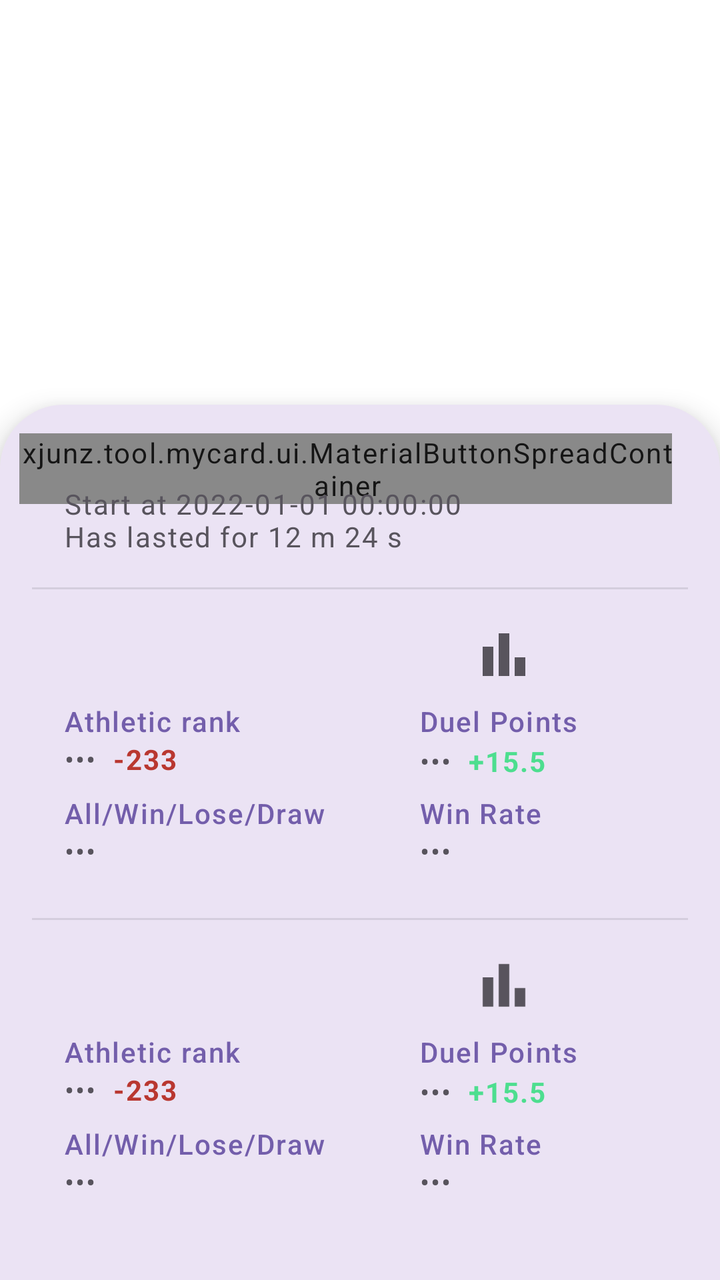
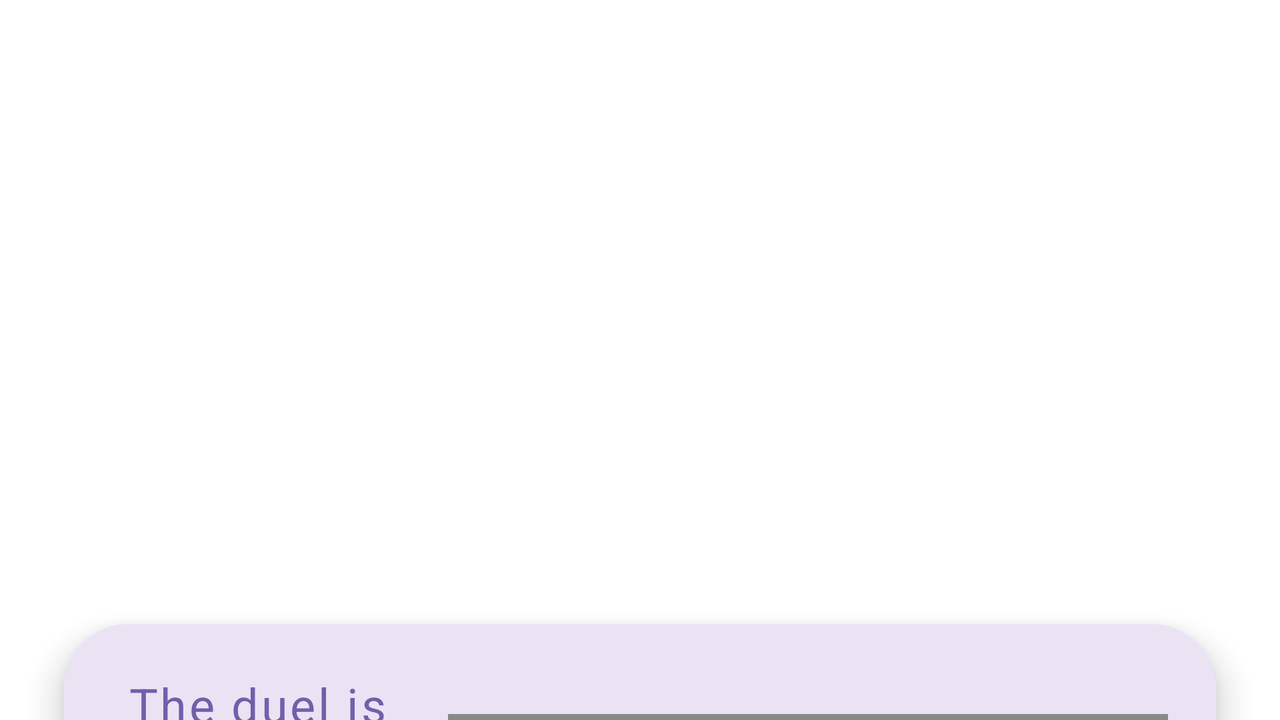

Two renders of one Android screen. The first uses the default layout on a phone; the second uses the alternative layout the repository ships for a different screen configuration, on a matching device. The two XML files are below.
<!-- AndroidManifest.xml: activity theme Base.AppTheme.Translucent.Details -->
<!-- res/layout/activity_duel_details.xml -->
<?xml version="1.0" encoding="utf-8"?>
<androidx.coordinatorlayout.widget.CoordinatorLayout xmlns:android="http://schemas.android.com/apk/res/android"
    xmlns:app="http://schemas.android.com/apk/res-auto"
    xmlns:tools="http://schemas.android.com/tools"
    android:layout_width="match_parent"
    android:layout_height="wrap_content"
    android:alpha=".92">

    <androidx.constraintlayout.widget.ConstraintLayout
        android:id="@+id/info_container"
        android:layout_width="match_parent"
        android:layout_height="wrap_content"
        android:clipToPadding="false"
        android:elevation="@dimen/bottom_sheet_elevation"
        android:paddingHorizontal="@dimen/spacing_normal"
        app:backgroundTint="?colorSurface"
        app:behavior_hideable="true"
        app:layout_behavior="com.google.android.material.bottomsheet.BottomSheetBehavior"
        app:shapeAppearance="@style/ShapeAppearanceOverlay.BottomSheet">

        <androidx.appcompat.widget.AppCompatTextView
            android:id="@+id/tv_status"
            android:layout_width="0dp"
            android:layout_height="wrap_content"
            android:layout_gravity="center"
            android:layout_marginStart="@dimen/spacing_normal"
            android:layout_marginTop="@dimen/spacing_large"
            android:layout_marginEnd="8dp"
            android:paddingVertical="@dimen/spacing_unit"
            android:textAppearance="?textAppearanceHeadline5"
            android:textColor="?colorPrimary"
            app:autoSizeTextType="uniform"
            app:layout_constraintEnd_toStartOf="@+id/container_btn_spectate"
            app:layout_constraintStart_toStartOf="parent"
            app:layout_constraintTop_toTopOf="parent"
            tools:text="The duel is ended" />

        <xjunz.tool.mycard.ui.MaterialButtonSpreadContainer
            android:id="@+id/container_btn_spectate"
            android:layout_width="wrap_content"
            android:layout_height="wrap_content"
            android:layout_marginEnd="8dp"
            app:layout_constraintBottom_toBottomOf="@id/tv_status"
            app:layout_constraintEnd_toEndOf="parent"
            app:layout_constraintTop_toTopOf="@id/tv_status"
            app:spreadAlpha="0.48"
            app:spreadAutoStart="false"
            app:spreadCenterColor="?colorSurface"
            app:spreadColor="?colorPrimary"
            app:spreadCount="3"
            app:spreadHorizontal="16dp"
            app:spreadStyle="fill"
            app:spreadVertical="8dp">

            <com.google.android.material.button.MaterialButton
                android:id="@+id/btn_spectate"
                style="@style/Widget.Material3.Button.Icon"
                android:layout_width="wrap_content"
                android:layout_height="wrap_content"
                android:insetTop="@dimen/spacing_small"
                android:insetBottom="@dimen/spacing_small"
                android:text="@string/spectate"
                app:icon="@drawable/ic_twotone_eye_24" />

        </xjunz.tool.mycard.ui.MaterialButtonSpreadContainer>

        <TextView
            android:id="@+id/tv_prompt"
            android:layout_width="0dp"
            android:layout_height="wrap_content"
            android:layout_marginTop="@dimen/spacing_unit"
            app:layout_constraintEnd_toEndOf="@+id/container_btn_spectate"
            app:layout_constraintStart_toStartOf="@id/tv_status"
            app:layout_constraintTop_toBottomOf="@id/tv_status"
            tools:text="Start at 2022-01-01 00:00:00\nHas lasted for 12 m 24 s" />

        <com.google.android.material.divider.MaterialDivider
            android:id="@+id/divider_top"
            android:layout_width="match_parent"
            android:layout_height="1dp"
            android:layout_marginTop="16dp"
            app:dividerColor="@color/material_on_surface_stroke"
            app:layout_constraintTop_toBottomOf="@+id/tv_prompt" />

        <androidx.core.widget.NestedScrollView
            android:layout_width="match_parent"
            android:layout_height="wrap_content"
            app:layout_constraintTop_toBottomOf="@+id/divider_top">

            <androidx.constraintlayout.widget.ConstraintLayout
                android:layout_width="match_parent"
                android:layout_height="wrap_content">

                <include
                    android:id="@+id/player_info_1"
                    layout="@layout/layout_player_info"
                    android:layout_width="match_parent"
                    android:layout_height="wrap_content"
                    android:layout_marginTop="@dimen/spacing_unit" />

                <com.google.android.material.divider.MaterialDivider
                    android:id="@+id/divider_medium"
                    android:layout_width="match_parent"
                    android:layout_height="1dp"
                    app:dividerColor="@color/material_on_surface_stroke"
                    app:layout_constraintTop_toBottomOf="@+id/player_info_1" />

                <include
                    android:id="@+id/player_info_2"
                    layout="@layout/layout_player_info"
                    android:layout_width="match_parent"
                    android:layout_height="wrap_content"
                    app:layout_constraintTop_toBottomOf="@id/divider_medium" />

                <androidx.constraintlayout.widget.Barrier
                    android:id="@+id/barrier_bott"
                    android:layout_width="wrap_content"
                    android:layout_height="wrap_content"
                    app:barrierDirection="bottom"
                    app:constraint_referenced_ids="player_info_1,player_info_2" />

            </androidx.constraintlayout.widget.ConstraintLayout>
        </androidx.core.widget.NestedScrollView>
    </androidx.constraintlayout.widget.ConstraintLayout>
</androidx.coordinatorlayout.widget.CoordinatorLayout>
<!-- res/layout/layout_player_info.xml (included above) -->
<?xml version="1.0" encoding="utf-8"?>
<androidx.constraintlayout.widget.ConstraintLayout xmlns:android="http://schemas.android.com/apk/res/android"
    xmlns:app="http://schemas.android.com/apk/res-auto"
    xmlns:tools="http://schemas.android.com/tools"
    android:layout_width="match_parent"
    android:layout_height="wrap_content"
    android:paddingHorizontal="@dimen/spacing_normal"
    android:paddingVertical="@dimen/spacing_normal">

    <TextView
        android:id="@+id/tv_player_name"
        android:layout_width="0dp"
        android:layout_height="wrap_content"
        android:layout_marginEnd="8dp"
        android:gravity="center_vertical"
        android:textAppearance="@style/TextAppearance.Material3.HeadlineSmall"
        android:textColor="@color/color_text_player_name_detail"
        app:autoSizeMaxTextSize="32sp"
        app:autoSizeMinTextSize="16sp"
        app:autoSizeTextType="uniform"
        app:layout_constraintEnd_toStartOf="@+id/ib_history"
        app:layout_constraintHorizontal_bias="1.0"
        app:layout_constraintStart_toStartOf="parent"
        app:layout_constraintTop_toTopOf="parent"
        tools:text="@tools:sample/full_names" />

    <TextView
        android:id="@+id/tv_rank_delta"
        android:layout_width="wrap_content"
        android:layout_height="wrap_content"
        android:layout_marginStart="8dp"
        android:gravity="center_vertical"
        android:textColor="@color/color_text_rank_delta"
        android:textStyle="bold"
        app:drawableTint="@color/color_text_rank_delta"
        app:layout_constraintBottom_toBottomOf="@+id/tv_rank"
        app:layout_constraintStart_toEndOf="@+id/tv_rank"
        app:layout_constraintTop_toTopOf="@+id/tv_rank"
        tools:text="-233"
        tools:textColor="?colorError" />

    <TextView
        android:id="@+id/tv_dp_delta"
        android:layout_width="wrap_content"
        android:layout_height="wrap_content"
        android:layout_marginStart="8dp"
        android:gravity="center_vertical"
        android:textColor="@color/color_text_rank_delta"
        android:textStyle="bold"
        app:drawableTint="@color/color_text_rank_delta"
        app:layout_constraintBottom_toBottomOf="@+id/tv_dp"
        app:layout_constraintStart_toEndOf="@+id/tv_dp"
        app:layout_constraintTop_toTopOf="@+id/tv_dp"
        app:layout_constraintVertical_bias="1.0"
        tools:text="+15.5"
        tools:textColor="#3edc85" />

    <TextView
        android:id="@+id/tv_label_stats"
        android:layout_width="wrap_content"
        android:layout_height="0dp"
        android:layout_marginTop="@dimen/spacing_unit"
        android:text="@string/all_win_lose_draw"
        android:textAppearance="?textAppearanceLabelLarge"
        android:textColor="?colorPrimary"
        app:layout_constraintStart_toStartOf="parent"
        app:layout_constraintTop_toBottomOf="@+id/tv_rank" />

    <androidx.constraintlayout.widget.Guideline
        android:id="@+id/gl_center_horizontal"
        android:layout_width="wrap_content"
        android:layout_height="wrap_content"
        android:orientation="vertical"
        app:layout_constraintGuide_percent="0.6" />

    <TextView
        android:id="@+id/tv_stats"
        android:layout_width="wrap_content"
        android:layout_height="wrap_content"
        android:text="@string/loading"
        app:layout_constraintStart_toStartOf="@+id/tv_label_stats"
        app:layout_constraintTop_toBottomOf="@+id/tv_label_stats" />

    <TextView
        android:id="@+id/tv_label_win_rate"
        android:layout_width="wrap_content"
        android:layout_height="wrap_content"
        android:text="@string/win_rate"
        android:textAppearance="@style/TextAppearance.Material3.LabelLarge"
        android:textColor="?colorPrimary"
        app:layout_constraintStart_toStartOf="@+id/gl_center_horizontal"
        app:layout_constraintTop_toTopOf="@+id/tv_label_stats" />

    <TextView
        android:id="@+id/tv_label_rank"
        android:layout_width="wrap_content"
        android:layout_height="wrap_content"
        android:layout_marginTop="8dp"
        android:text="@string/rank"
        android:textAppearance="@style/TextAppearance.Material3.LabelLarge"
        android:textColor="?colorPrimary"
        app:layout_constraintStart_toStartOf="@+id/tv_player_name"
        app:layout_constraintTop_toBottomOf="@+id/tv_player_name" />

    <TextView
        android:id="@+id/tv_label_dp"
        android:layout_width="wrap_content"
        android:layout_height="wrap_content"
        android:text="@string/duel_points"
        android:textAppearance="@style/TextAppearance.Material3.LabelLarge"
        android:textColor="?colorPrimary"
        app:layout_constraintStart_toStartOf="@+id/gl_center_horizontal"
        app:layout_constraintTop_toTopOf="@+id/tv_label_rank" />

    <TextView
        android:id="@+id/tv_win_rate"
        android:layout_width="wrap_content"
        android:layout_height="wrap_content"
        android:tag="1"
        android:text="@string/loading"
        app:layout_constraintStart_toStartOf="@+id/tv_label_win_rate"
        app:layout_constraintTop_toTopOf="@+id/tv_stats" />

    <TextView
        android:id="@+id/tv_rank"
        android:layout_width="wrap_content"
        android:layout_height="wrap_content"
        android:tag="1"
        android:text="@string/loading"
        app:layout_constraintStart_toStartOf="@+id/tv_label_rank"
        app:layout_constraintTop_toBottomOf="@+id/tv_label_rank" />

    <TextView
        android:id="@+id/tv_dp"
        android:layout_width="wrap_content"
        android:layout_height="wrap_content"
        android:layout_marginTop="1dp"
        android:tag="1"
        android:text="@string/loading"
        app:layout_constraintStart_toStartOf="@+id/gl_center_horizontal"
        app:layout_constraintTop_toBottomOf="@+id/tv_label_dp" />

    <androidx.recyclerview.widget.RecyclerView
        android:id="@+id/rv_tags"
        android:layout_width="0dp"
        android:layout_height="wrap_content"
        android:layout_marginTop="8dp"
        android:overScrollMode="never"
        app:layoutManager="androidx.recyclerview.widget.StaggeredGridLayoutManager"
        app:layout_constraintEnd_toEndOf="parent"
        app:layout_constraintStart_toStartOf="@+id/tv_stats"
        app:layout_constraintTop_toBottomOf="@+id/tv_stats"
        app:spanCount="3"
        tools:itemCount="3"
        tools:listitem="@layout/item_tag_view" />

    <ImageButton
        android:id="@+id/ib_star"
        android:layout_width="40dp"
        android:layout_height="40dp"
        android:background="?selectableItemBackgroundBorderless"
        android:padding="@dimen/spacing_small"
        android:scaleType="centerCrop"
        android:src="@drawable/selector_ib_icon_star_player"
        app:layout_constraintBottom_toBottomOf="@+id/tv_player_name"
        app:layout_constraintEnd_toEndOf="parent"
        app:layout_constraintTop_toTopOf="@+id/tv_player_name"
        app:tint="@color/color_icon_star_tint"
        tools:ignore="ContentDescription" />

    <ImageButton
        android:id="@+id/ib_history"
        android:layout_width="40dp"
        android:layout_height="40dp"
        android:layout_marginEnd="16dp"
        android:background="?selectableItemBackgroundBorderless"
        android:padding="@dimen/spacing_small"
        android:scaleType="centerCrop"
        android:src="@drawable/baseline_bar_chart_24"
        app:layout_constraintBottom_toBottomOf="@+id/tv_player_name"
        app:layout_constraintEnd_toStartOf="@+id/ib_star"
        app:layout_constraintTop_toTopOf="@+id/tv_player_name"
        app:tint="@color/color_icon_star_tint"
        tools:ignore="ContentDescription" />
</androidx.constraintlayout.widget.ConstraintLayout>
<!-- resources referenced by this layout -->
<resources>
  <dimen name="bottom_sheet_elevation">10dp</dimen>
  <dimen name="spacing_large">32dp</dimen>
  <dimen name="spacing_normal">16dp</dimen>
  <dimen name="spacing_small">4dp</dimen>
  <dimen name="spacing_unit">8dp</dimen>
  <!-- drawable baseline_bar_chart_24 (drawable) -->
  <vector android:height="24dp"
      android:tint="#000000"
      android:viewportHeight="24"
      android:viewportWidth="24"
      android:width="24dp"
      xmlns:android="http://schemas.android.com/apk/res/android">
      <path
          android:fillColor="@android:color/white"
          android:pathData="M4,9h4v11h-4z" />
      <path
          android:fillColor="@android:color/white"
          android:pathData="M16,13h4v7h-4z" />
      <path
          android:fillColor="@android:color/white"
          android:pathData="M10,4h4v16h-4z" />
  </vector>
  <!-- drawable ic_twotone_eye_24 (drawable) -->
  <vector xmlns:android="http://schemas.android.com/apk/res/android"
      android:width="24dp"
      android:height="24dp"
      android:tint="?colorPrimary"
      android:viewportWidth="24"
      android:viewportHeight="24">
      <path
          android:fillAlpha="0.3"
          android:fillColor="@android:color/white"
          android:pathData="M12,6.5c-3.79,0 -7.17,2.13 -8.82,5.5 1.65,3.37 5.02,5.5 8.82,5.5s7.17,-2.13 8.82,-5.5C19.17,8.63 15.79,6.5 12,6.5zM12,16.5c-2.48,0 -4.5,-2.02 -4.5,-4.5S9.52,7.5 12,7.5s4.5,2.02 4.5,4.5 -2.02,4.5 -4.5,4.5z"
          android:strokeAlpha="0.3" />
      <path
          android:fillColor="@android:color/white"
          android:pathData="M12,4.5C7,4.5 2.73,7.61 1,12c1.73,4.39 6,7.5 11,7.5s9.27,-3.11 11,-7.5c-1.73,-4.39 -6,-7.5 -11,-7.5zM12,17.5c-3.79,0 -7.17,-2.13 -8.82,-5.5C4.83,8.63 8.21,6.5 12,6.5s7.17,2.13 8.82,5.5c-1.65,3.37 -5.03,5.5 -8.82,5.5zM12,7.5c-2.48,0 -4.5,2.02 -4.5,4.5s2.02,4.5 4.5,4.5 4.5,-2.02 4.5,-4.5 -2.02,-4.5 -4.5,-4.5zM12,14.5c-1.38,0 -2.5,-1.12 -2.5,-2.5s1.12,-2.5 2.5,-2.5 2.5,1.12 2.5,2.5 -1.12,2.5 -2.5,2.5z" />
  </vector>
  <!-- drawable selector_ib_icon_star_player (drawable) -->
  <?xml version="1.0" encoding="utf-8"?>
  <selector xmlns:android="http://schemas.android.com/apk/res/android"
      android:exitFadeDuration="@android:integer/config_shortAnimTime"
      android:enterFadeDuration="@android:integer/config_shortAnimTime">
      <item android:drawable="@drawable/ic_twotone_star_24" android:state_activated="true" />
      <item android:drawable="@drawable/ic_twotone_star_border_24" android:state_activated="false" />
  </selector>
  <string name="all_win_lose_draw">All/Win/Lose/Draw</string>
  <string name="duel_points">Duel Points</string>
  <string name="loading" translatable="false">•••</string>
  <string name="rank">Athletic rank</string>
  <string name="spectate">Spectate</string>
  <string name="win_rate">Win Rate</string>
  <style name="ShapeAppearanceOverlay.BottomSheet">
          <item name="cornerFamilyTopLeft">rounded</item>
          <item name="cornerFamilyTopRight">rounded</item>
          <item name="cornerSizeTopLeft">@dimen/corner_large</item>
          <item name="cornerSizeTopRight">@dimen/corner_large</item>
      </style>
  <style name="Base.AppTheme.Translucent.Details" />
  <dimen name="corner_large">32dp</dimen>
</resources>
<!-- res/layout-land/activity_duel_details.xml (the repository's variant of the layout above) -->
<!-- drawn on the phone turned sideways -->
<?xml version="1.0" encoding="utf-8"?>
<androidx.coordinatorlayout.widget.CoordinatorLayout xmlns:android="http://schemas.android.com/apk/res/android"
    xmlns:app="http://schemas.android.com/apk/res-auto"
    xmlns:tools="http://schemas.android.com/tools"
    android:layout_width="match_parent"
    android:layout_height="match_parent"
    android:alpha=".92">

    <androidx.constraintlayout.widget.ConstraintLayout
        android:id="@+id/info_container"
        android:layout_width="match_parent"
        android:layout_height="wrap_content"
        android:layout_marginHorizontal="@dimen/spacing_large"
        android:layout_marginTop="@dimen/spacing_normal"
        android:clipToPadding="false"
        android:elevation="@dimen/bottom_sheet_elevation"
        android:paddingHorizontal="@dimen/spacing_normal"
        app:backgroundTint="?colorSurface"
        app:behavior_hideable="true"
        app:layout_behavior="com.google.android.material.bottomsheet.BottomSheetBehavior"
        app:shapeAppearance="@style/ShapeAppearanceOverlay.BottomSheet">

        <androidx.appcompat.widget.AppCompatTextView
            android:id="@+id/tv_status"
            android:layout_width="0dp"
            android:layout_height="wrap_content"
            android:layout_gravity="center"
            android:layout_marginStart="@dimen/spacing_normal"
            android:layout_marginTop="16dp"
            android:layout_marginEnd="16dp"
            android:paddingVertical="@dimen/spacing_unit"
            android:textAppearance="?textAppearanceHeadline5"
            android:textColor="?colorPrimary"
            app:autoSizeTextType="uniform"
            app:layout_constraintEnd_toStartOf="@+id/container_btn_spectate"
            app:layout_constraintStart_toStartOf="parent"
            app:layout_constraintTop_toTopOf="parent"
            tools:text="The duel is ended" />

        <xjunz.tool.mycard.ui.MaterialButtonSpreadContainer
            android:id="@+id/container_btn_spectate"
            android:layout_width="wrap_content"
            android:layout_height="wrap_content"
            android:layout_marginEnd="8dp"
            app:layout_constraintBottom_toBottomOf="@id/tv_status"
            app:layout_constraintEnd_toEndOf="parent"
            app:layout_constraintTop_toTopOf="@id/tv_status"
            app:spreadAlpha="0.48"
            app:spreadAutoStart="false"
            app:spreadCenterColor="?colorSurface"
            app:spreadColor="?colorPrimary"
            app:spreadCount="3"
            app:spreadHorizontal="16dp"
            app:spreadStyle="fill"
            app:spreadVertical="8dp">

            <com.google.android.material.button.MaterialButton
                android:id="@+id/btn_spectate"
                style="@style/Widget.Material3.Button.Icon"
                android:layout_width="wrap_content"
                android:layout_height="wrap_content"
                android:insetTop="@dimen/spacing_small"
                android:insetBottom="@dimen/spacing_small"
                android:text="@string/spectate"
                app:icon="@drawable/ic_twotone_eye_24"
                app:layout_constraintBottom_toBottomOf="@id/tv_status"
                app:layout_constraintEnd_toEndOf="parent"
                app:layout_constraintTop_toTopOf="@id/tv_status" />
        </xjunz.tool.mycard.ui.MaterialButtonSpreadContainer>

        <TextView
            android:id="@+id/tv_prompt"
            android:layout_width="0dp"
            android:layout_height="wrap_content"
            android:layout_marginTop="@dimen/spacing_unit"
            app:layout_constraintEnd_toEndOf="@+id/tv_status"
            app:layout_constraintStart_toStartOf="@id/tv_status"
            app:layout_constraintTop_toBottomOf="@id/tv_status"
            tools:text="Start at 2022-01-01 00:00:00. Has lasted for 12 m 24 s" />

        <com.google.android.material.divider.MaterialDivider
            android:id="@+id/divider_top"
            android:layout_width="match_parent"
            android:layout_height="1dp"
            android:layout_marginTop="16dp"
            app:dividerColor="@color/material_on_surface_stroke"
            app:layout_constraintTop_toBottomOf="@+id/tv_prompt" />

        <include
            android:id="@+id/player_info_1"
            layout="@layout/layout_player_info"
            android:layout_width="0dp"
            android:layout_height="wrap_content"
            app:layout_constraintEnd_toStartOf="@+id/player_info_2"
            app:layout_constraintHorizontal_weight="1"
            app:layout_constraintStart_toStartOf="parent"
            app:layout_constraintTop_toBottomOf="@+id/divider_top" />

        <com.google.android.material.divider.MaterialDivider
            android:id="@+id/divider_medium"
            android:layout_width="match_parent"
            android:layout_height="1dp"
            app:dividerColor="@color/material_on_surface_stroke"
            app:layout_constraintTop_toBottomOf="@+id/player_info_1" />

        <include
            android:id="@+id/player_info_2"
            layout="@layout/layout_player_info"
            android:layout_width="0dp"
            android:layout_height="wrap_content"
            app:layout_constraintEnd_toEndOf="parent"
            app:layout_constraintHorizontal_weight="1"
            app:layout_constraintStart_toEndOf="@id/player_info_1"
            app:layout_constraintTop_toTopOf="@id/player_info_1" />

        <androidx.constraintlayout.widget.Barrier
            android:id="@+id/barrier_bott"
            android:layout_width="wrap_content"
            android:layout_height="wrap_content"
            app:barrierDirection="bottom"
            app:constraint_referenced_ids="player_info_1,player_info_2" />

    </androidx.constraintlayout.widget.ConstraintLayout>

</androidx.coordinatorlayout.widget.CoordinatorLayout>
